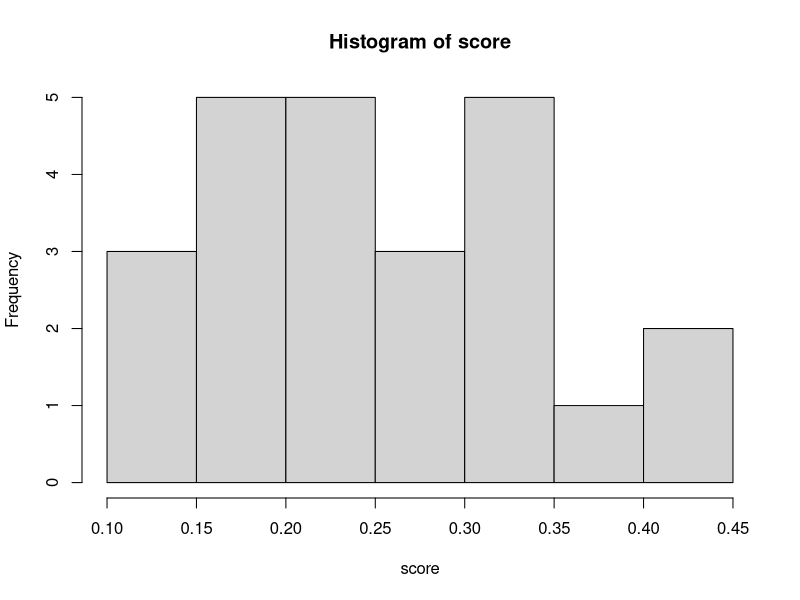
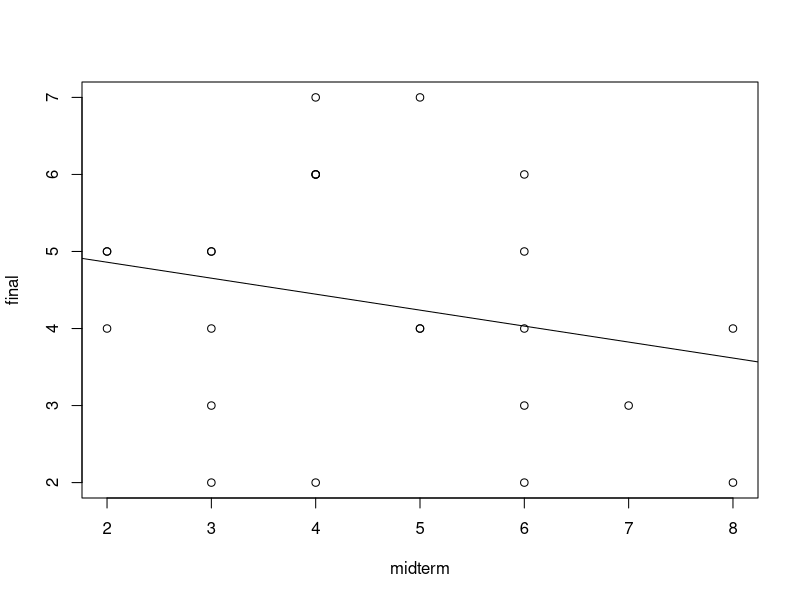
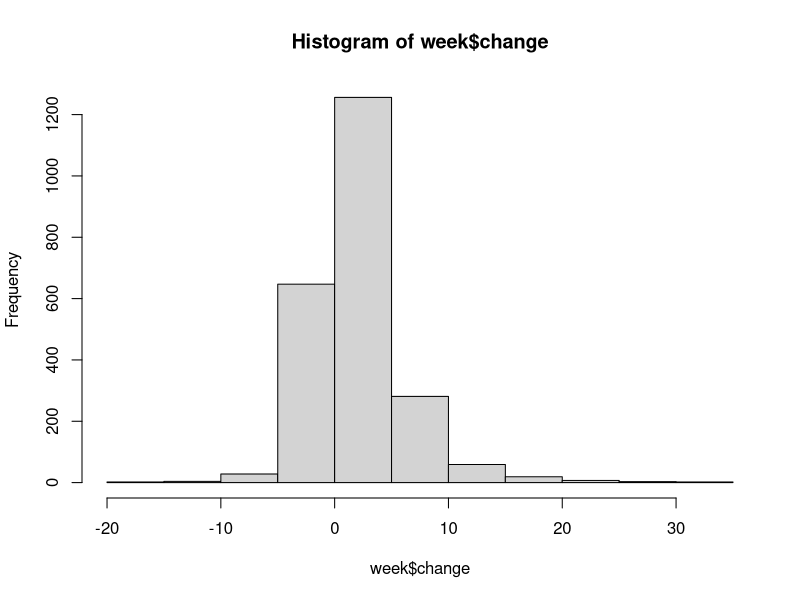
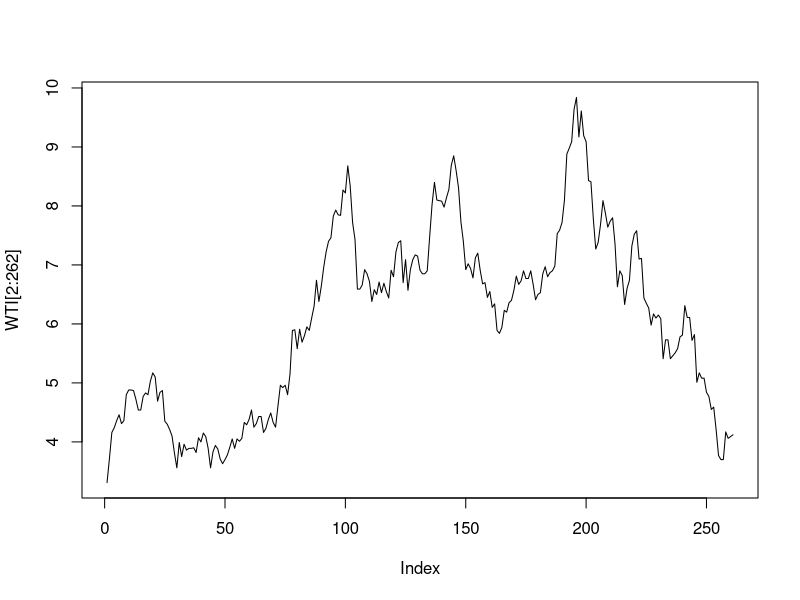
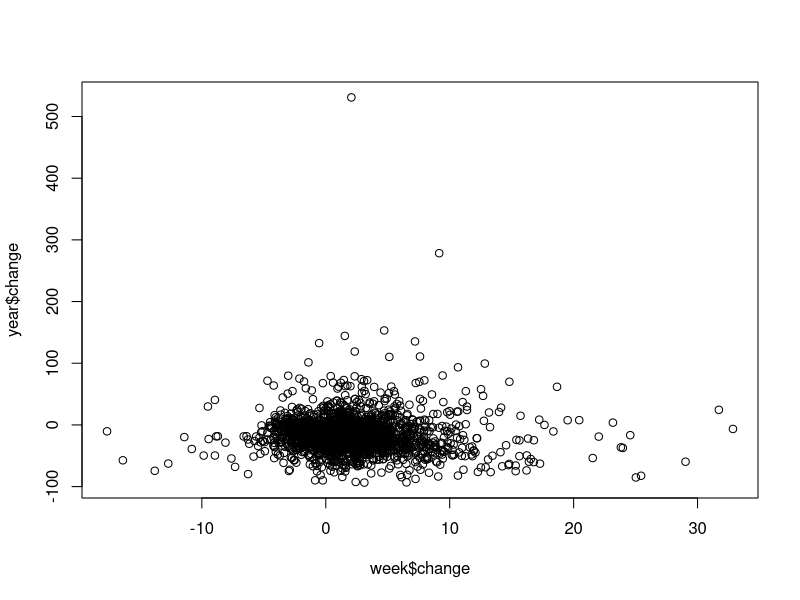
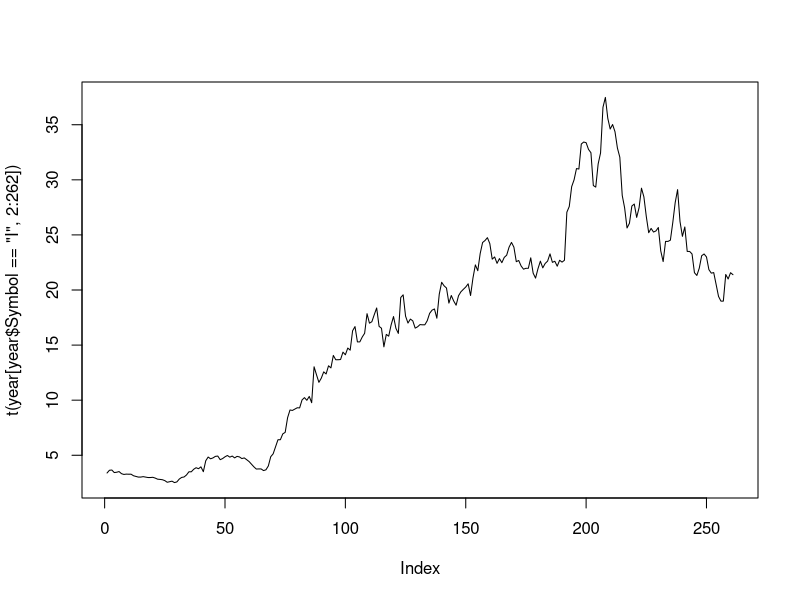
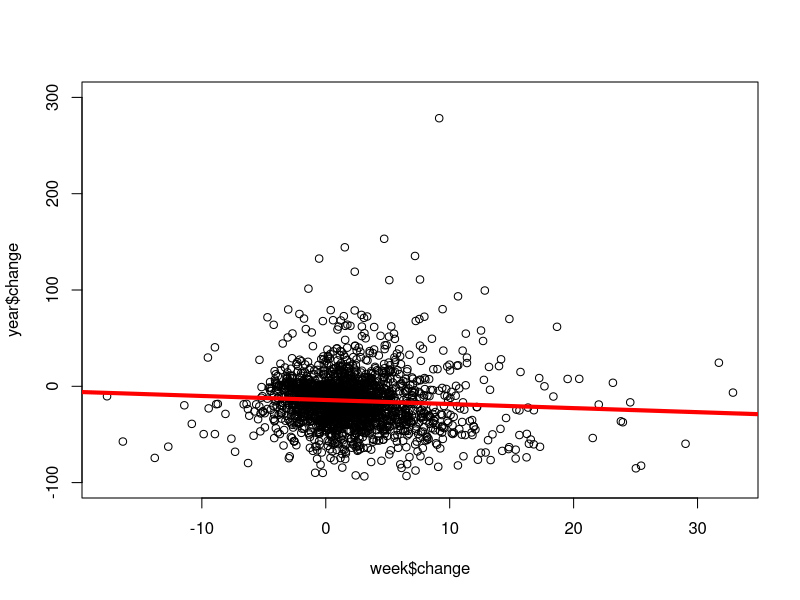

These figures' R source, in order:
midterm<-rbinom(24,18,0.25)
score<-midterm/18
hist(score)

#final exam

final<-rbinom(24,18,0.25)
exams<-cbind(midterm, final)

plot(final~midterm)
abline(lm(final~midterm))
cor(final, midterm)
summary(midterm)
summary(final)

#OR exams<-data.frame(cbind(midterm, final))

week<-read.csv("Stocks18Week1_no_split.csv", stringsAsFactors = F)
week$change<-(week$X5.Jan.18-week$X1.Jan.18)/week$X1.Jan.18*100
summary(week$change)
hist(week$change)
improvement<-week[week$change>=25,]
improvement$Symbol
losers<-week[week$change<(-10),]

year<-read.csv("Stocks18_no_split.csv", stringsAsFactors = F)
year$change<-(year$X31.Dec.18-year$X1.Jan.18)/year$X1.Jan.18*100
year$change[year$Symbol=="WTI"]
WTI<-t(year[year$Symbol=="WTI",])

plot(WTI[2:262],type="l")
plot(year$change~week$change)

#Which company is the outlier?
year$Symbol[year$change>500]
#'I'
plot(t(year[year$Symbol=="I",2:262]),type="l")

plot(year$change~week$change,ylim=c(-100,300))
cor(year$change,week$change)
abline(lm(year$change~week$change), col="red", lwd=4)
